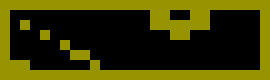

Tiled map render using the project's own tile images. Description and the map definition, with tile-layer contents summarised, below:
An orthogonal 27x8 tile map with 10x10 px tiles, 1 tile layer (wall), 1 hidden layer not drawn, 2 tilesets and 6 objects (3x waypoint, 3x icon).

<map version="1.0" orientation="orthogonal" width="27" height="8" tilewidth="10" tileheight="10">
 <properties>
  <property name="mapName" value="A1-04Pv.png" />
  <property name="posX" value="76" />
  <property name="posY" value="47" />
 </properties>
 <tileset firstgid="1" name="tiles" tilewidth="10" tileheight="10">
  <image source="tiles.png" width="128" height="128" />
  <tile id="52">
   <properties>
    <property name="wall" value="1" />
   </properties>
  </tile>
 </tileset>
 <tileset firstgid="145" name="A1-04Pv" tilewidth="10" tileheight="10">
  <image source="A1-04Pv.png" width="1748" height="800" />
 </tileset>
 <layer name="floor" width="27" height="8" visible="0">
  <data>[216 cells, 216 non-empty, 216 distinct tile ids]</data>
 </layer>
 <layer name="wall" width="27" height="8">
  <data>[216 cells, 86 non-empty, 1 distinct tile ids]</data>
 </layer>
 <objectgroup name="waypoint" width="27" height="8">
  <object name="waypoint" type="waypoint" x="240" y="20" width="20" height="20">
   <properties>
    <property name="id" value="1000" />
   </properties>
  </object>
  <object name="waypoint" type="waypoint" x="100" y="20" width="20" height="20">
   <properties>
    <property name="id" value="3" />
   </properties>
  </object>
  <object name="waypoint" type="waypoint" x="20" y="40" width="20" height="20">
   <properties>
    <property name="id" value="2002" />
   </properties>
  </object>
 </objectgroup>
 <objectgroup name="icon" width="27" height="8">
  <object name="banheiro" type="icon" x="10" y="30" width="40" height="40">
   <properties>
    <property name="id" value="14" />
   </properties>
  </object>
  <object name="elevador" type="icon" x="220" y="30" width="40" height="40">
   <properties>
    <property name="id" value="2" />
   </properties>
  </object>
  <object name="recepcao" type="icon" x="90" y="10" width="40" height="40">
   <properties>
    <property name="id" value="18" />
   </properties>
  </object>
 </objectgroup>
</map>
